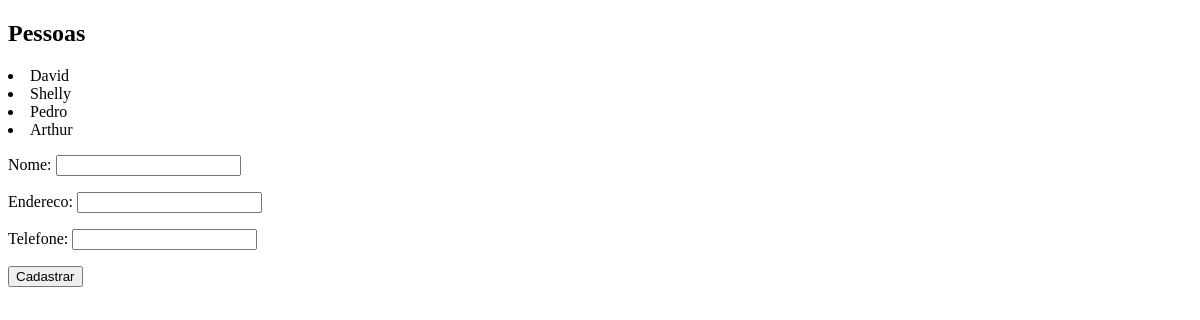
The page /core/pessoas/ on the database as committed earlier.
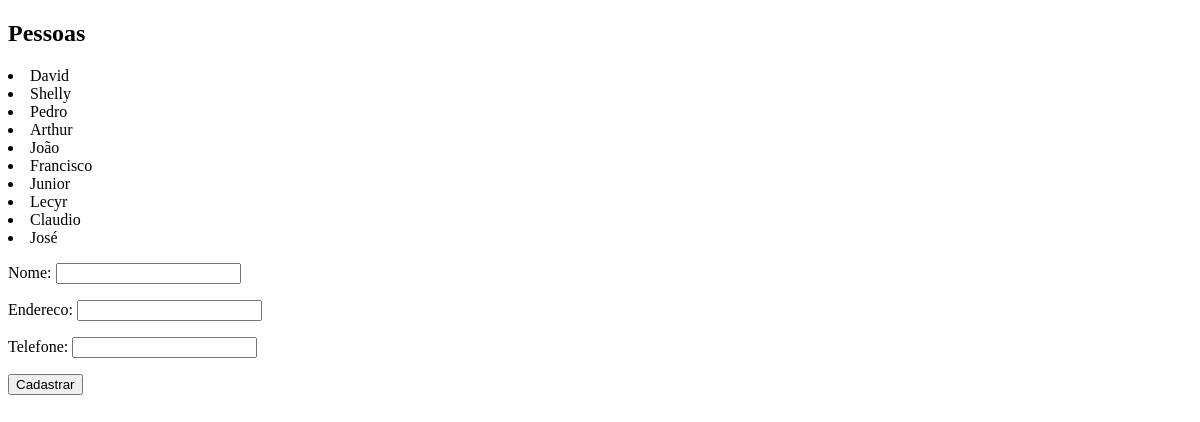
The same page on the database as committed later.
### core/models.py (models this page shows, shortened)
class Pessoa(models.Model):
    nome = models.CharField(max_length=100)
    endereco = models.CharField(max_length=200,blank=True,null=True)
    telefone = models.CharField(max_length=20,blank=True,null=True)

### core/views.py (the view)
def lista_pessoas(request):
    pessoas = Pessoa.objects.all()
    form = PessoaForm()
    data =  {'pessoas': pessoas, 'form': form}
    return render(request, 'core/lista_pessoas.html', data )

### core/forms.py
class PessoaForm(ModelForm):
    class Meta:
        model = Pessoa
        fields = '__all__'

### core/templates/core/lista_pessoas.html (shortened to what this page needs)
<!DOCTYPE html>
<html lang="en">
<head>
</head>
<body>
    <h2>Pessoas</h2>
    <lu>
        {% for pessoa in pessoas %}
        <li>
            {{pessoa.nome}}
        </li>
        {% endfor%}
    </lu>
    <form action="{% url 'core_pessoa_nova' %}" method="POST">
        {{form.as_p}}
        <button type="submit">Cadastrar</button>
    </form>
</body>
</html>

Rows that differ between the two databases and show on the page:
added Pessoa: nome "João"
added Pessoa: nome "Francisco"
added Pessoa: nome "Junior"
added Pessoa: nome "Lecyr"
added Pessoa: nome "Claudio"
added Pessoa: nome "José"
